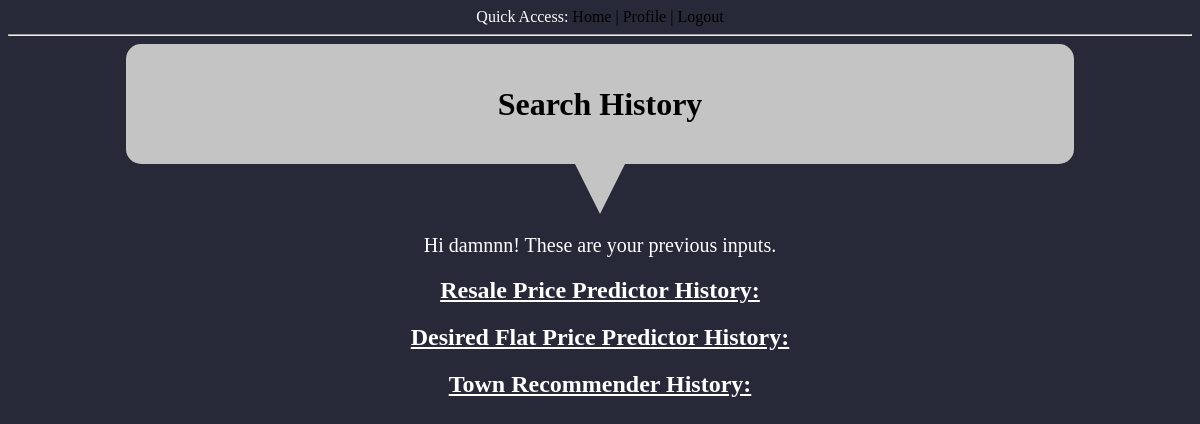
Before: /user/damnnn (signed in) with the older database file.
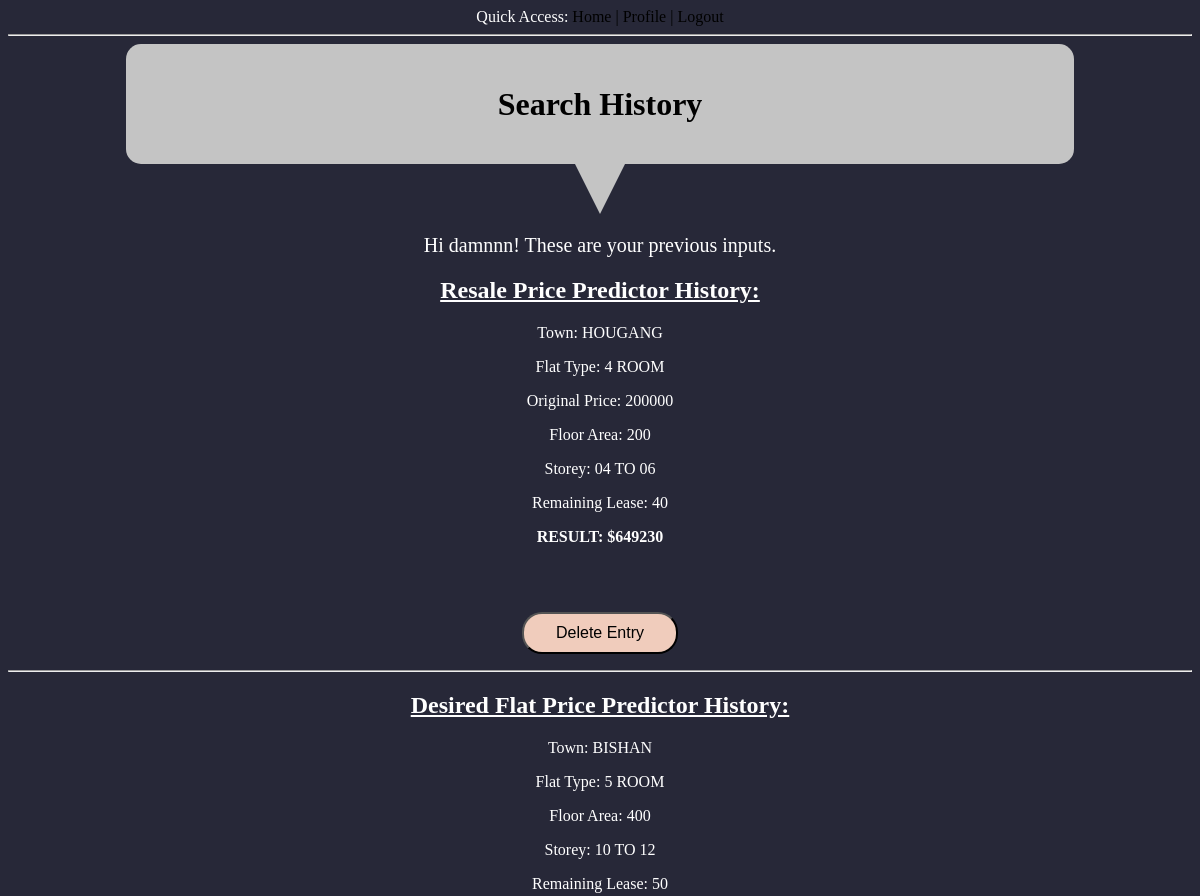
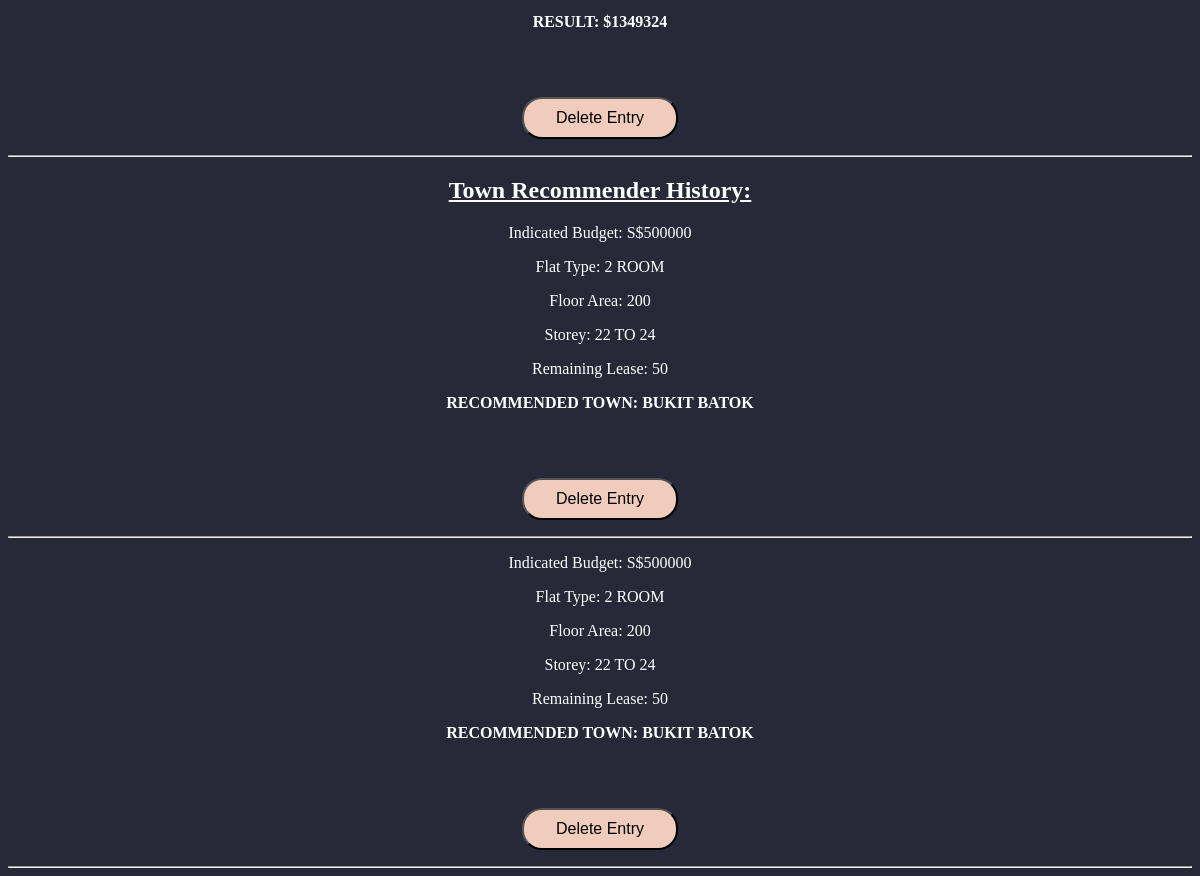
After: the same page with the newer database file (2 pictures, top to bottom).
### app/models.py (models this page shows, shortened)
class User(UserMixin, db.Model):
    id = db.Column(db.Integer, primary_key=True)
    username = db.Column(db.String(64), index=True, unique=True)
    password_hash = db.Column(db.String(128))
    posts = db.relationship('Post', backref='author', lazy='dynamic')
    resaleInput = db.relationship(
        'resaleInput', backref='author', lazy='dynamic')
    flatpriceInput = db.relationship(
        'flatpriceInput', backref='author', lazy='dynamic')
    townInput = db.relationship('townInput', backref='author', lazy='dynamic')

class resaleInput(db.Model):
    id = db.Column(db.Integer, primary_key=True)
    town = db.Column(db.String(64))
    flatType = db.Column(db.String(64))
    ogprice = db.Column(db.Integer)
    floorArea = db.Column(db.Integer)
    storey = db.Column(db.String(64))
    age = db.Column(db.Integer)
    OUTPUT = db.Column(db.Integer)
    user_id = db.Column(db.Integer, db.ForeignKey('user.id'))

class flatpriceInput(db.Model):
    id = db.Column(db.Integer, primary_key=True)
    town = db.Column(db.String(64))
    flatType = db.Column(db.String(64))
    floorArea = db.Column(db.Integer)
    storey = db.Column(db.String(64))
    age = db.Column(db.Integer)
    OUTPUT = db.Column(db.Integer)
    user_id = db.Column(db.Integer, db.ForeignKey('user.id'))

class townInput(db.Model):
    id = db.Column(db.Integer, primary_key=True)
    budget = db.Column(db.Integer)
    flatType = db.Column(db.String(64))
    floorArea = db.Column(db.Integer)
    storey = db.Column(db.String(64))
    age = db.Column(db.Integer)
    OUTPUT1 = db.Column(db.String(64))
    OUTPUT2 = db.Column(db.String(64))
    OUTPUT3 = db.Column(db.String(64))
    user_id = db.Column(db.Integer, db.ForeignKey('user.id'))

### app/routes.py (the view)
@app.route('/user/<username>')
@login_required
def user(username):
    user = User.query.filter_by(username=username).first_or_404()
    return render_template('user.html', user=user)

### app/models.py (called while the page is built)
@login.user_loader
def load_user(id):
    return User.query.get(int(id))

### app/templates/user.html (shortened to what this page needs)
{% extends "base.html" %} {% block content %}
<html>
  <head>
  </head>
  <body>
    <h1 id="header">Search History</h1>
    <div class="triangle-down"></div>
    <p style="font-size: 20px">
      Hi {{ user.username }}! These are your previous inputs.
    </p>
    <h2><u>Resale Price Predictor History:</u></h2>
    {% for ri in user.resaleInput %} {% if ri %}
    <div><p>Town: {{ ri.town }}</p></div>
    <div><p>Flat Type: {{ ri.flatType }}</p></div>
    <div><p>Original Price: {{ ri.ogprice }}</p></div>
    <div><p>Floor Area: {{ ri.floorArea }}</p></div>
    <div><p>Storey: {{ ri.storey }}</p></div>
    <div><p>Remaining Lease: {{ ri.age }}</p></div>
    <div>
      <p><b>RESULT: ${{ ri.OUTPUT }}</b></p>
    </div>
    <p>
      <button id="delete">
        <a
          class="del"
          href="{{ url_for('delete',username=current_user.username, id = ri.id) }}"
          >Delete Entry</a
        >
      </button>
    </p>
    {% else %}
    <p>EMPTY</p>
    {% endif %}
    <hr />
    {% endfor %}
    <h2><u>Desired Flat Price Predictor History:</u></h2>
    {% for ri in user.flatpriceInput %}
    <div><p>Town: {{ ri.town }}</p></div>
    <div><p>Flat Type: {{ ri.flatType }}</p></div>
    <div><p>Floor Area: {{ ri.floorArea }}</p></div>
    <div><p>Storey: {{ ri.storey }}</p></div>
    <div><p>Remaining Lease: {{ ri.age }}</p></div>
    <div>
      <p><b>RESULT: ${{ ri.OUTPUT }}</b></p>
    </div>
    <p>
      <button id="delete">
        <a
          class="del"
          href="{{ url_for('deletebuyer',username=current_user.username, id = ri.id) }}"
          >Delete Entry</a
        >
      </button>
    </p>
    <hr />
    {% endfor %}
    <h2><u>Town Recommender History:</u></h2>
    {% for ri in user.townInput %}
    <div><p>Indicated Budget: S${{ ri.budget }}</p></div>
    <div><p>Flat Type: {{ ri.flatType }}</p></div>
    <div><p>Floor Area: {{ ri.floorArea }}</p></div>
    <div><p>Storey: {{ ri.storey }}</p></div>
    <div><p>Remaining Lease: {{ ri.age }}</p></div>
    <div>
      <p><b>RECOMMENDED TOWN: {{ ri.OUTPUT1 }}</b></p>
    </div>
    <p>
      <button id="delete">
        <a
          class="del"
          href="{{ url_for('deletetown',username=current_user.username, id = ri.id) }}"
          >Delete Entry</a
        >
      </button>
    </p>
    <hr />
    {% endfor %} {% endblock %}

### app/templates/base.html (shortened to what this page needs)
<html>
  <head>
  </head>
  <body>
    <div>
      Quick Access:
      <a href="{{ url_for('index') }}">Home |</a>
      {% if current_user.is_anonymous %}
      <a href="{{ url_for('login') }}">Login</a>
      {% else %}
      <a href="{{ url_for('user', username=current_user.username) }}"
        >Profile |</a
      >
      <a href="{{ url_for('logout') }}">Logout</a>
      {% endif %}
    </div>
    <hr />
     {% block content %}{% endblock %}
  </body>
</html>

### app/templates/base.html (style rules this page uses)
body { text-align: center; background-color: #272838; color: white; }
#header { color: black; text-align: center; border-radius: 15px; background-color: #c4c4c4; height: 15vh; width: 80%; vertical-align: middle; line-height: 15vh; margin: 0 auto 0 auto; }
.triangle-down { width: 0; height: 0; border-left: 25px solid transparent; border-right: 25px solid transparent; border-top: 50px solid #c4c4c4; margin: 0 auto 0 auto; }
#delete { margin-top: 50px; background-color: #f0ccbc; border-radius: 20px; padding: 10px 32px; font-size: 16px; }
a:link { color: black; text-decoration: none; }

Changed rows visible on the page:
added resaleInput: town "HOUGANG", flatType "4 ROOM", ogprice "200000", floorArea "200", storey "04 TO 06", age "40", OUTPUT "649230"
added flatpriceInput: town "BISHAN", flatType "5 ROOM", floorArea "400", storey "10 TO 12", age "50", OUTPUT "1349324"
added townInput: budget "500000", flatType "2 ROOM", floorArea "200", storey "22 TO 24", age "50", OUTPUT1 "BUKIT BATOK"
added townInput: budget "500000", flatType "2 ROOM", floorArea "200", storey "22 TO 24", age "50", OUTPUT1 "BUKIT BATOK"
